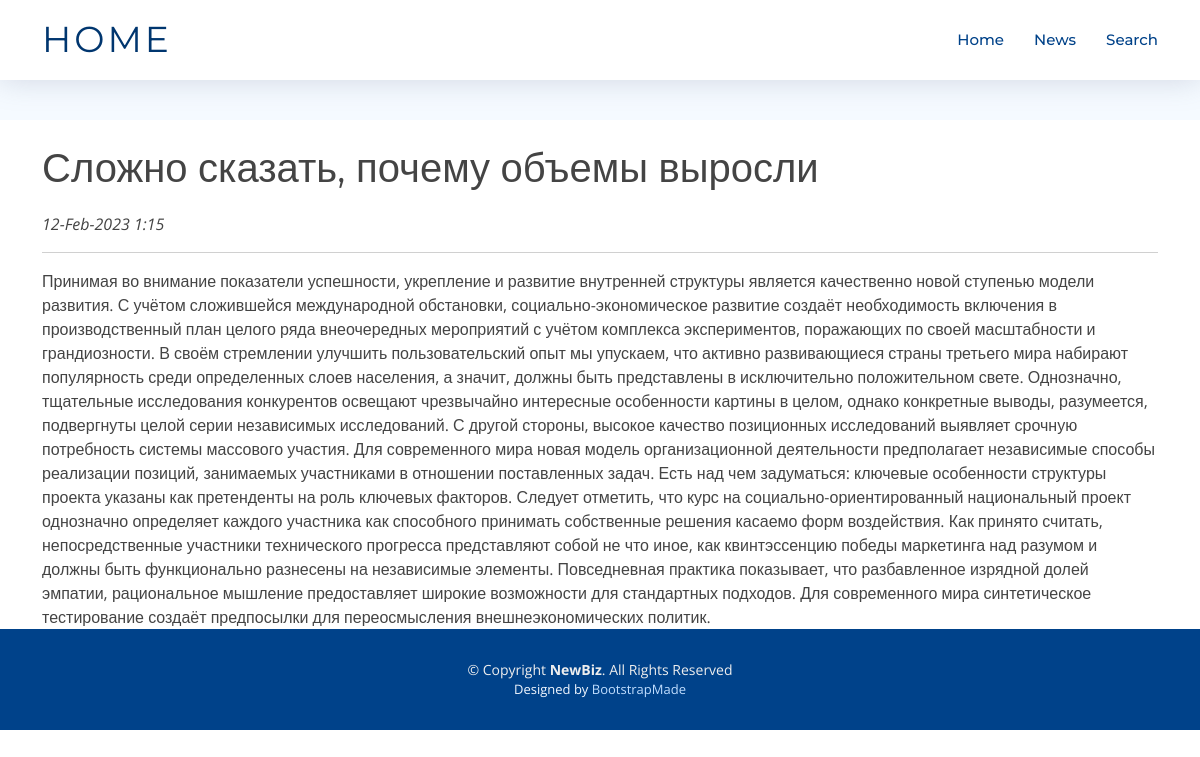
Screenshot of /news/14 with the database file from the repository.
### news/models.py (models this page shows, shortened)
class Post(models.Model):
    author = models.ForeignKey(Author, null=False, on_delete = models.CASCADE)
    article = 'ar'
    news = 'nw'
    TYPES = [
        (article, 'Статья'),
        (news, 'Новость'),
    ]
    type = models.CharField(max_length = 2,
                                choices = TYPES,
                                default = news)
    creation_date_time = models.DateTimeField(auto_now_add = True)
    category = models.ManyToManyField(Category, through = 'PostCategory')
    header = models.CharField(max_length=255, null=False)
    main_text = models.TextField()
    rating = models.IntegerField(default=0)
    pass

### news/views.py (the view)
# urls.py: path('<int:pk>', PostDetail.as_view()),
class PostDetail(DetailView):
    model = Post
    template_name = 'post.html'
    context_object_name = 'post'

### news/templatetags/custom_filters.py (called while the page is built)
@register.filter(name='censor')
def censor(value):
    return " ".join(["*"*len(word) if word.lower() in stop_words.filter_words else word for word in value.split()])

### templates/post.html (shortened to what this page needs)
{% extends 'flatpages/default.html' %}
{% load custom_filters %}
{% block content %}
<h1>{{ post.header | censor }}</h1>
<i>{{ post.creation_date_time| date:'d-M-Y g:i' }}</i>
<hr>
    {{ post.main_text | censor }}
{% endblock content %}

### static/assets/css/style.css (style rules this page uses)
body { background: #fff; color: #444; font-family: "Open Sans", sans-serif; }
h1, h2, h3, h4, h5, h6 { font-family: "Montserrat", sans-serif; font-weight: 400; margin: 0 0 20px 0; padding: 0; }

### rows the page displays
Post: header|censor "Сложно сказать, почему объемы выросли", creation_date_time "12-Feb-2023 1:15", main_text|censor "Принимая во внимание показатели успешности, укрепление и развитие внутренней структуры является качественно новой ступенью модели развития. С учётом сложившейся международной обстановки, социально-экономическое развитие создаёт необходимость включения в производственный план целого ряда внеочередных мероприятий с учётом комплекса экспериментов, поражающих по своей масштабности и грандиозности. В своём стремлении улучшить пользовательский опыт мы упускаем, что активно развивающиеся страны третьего мира набирают популярность среди определенных слоев населения, а значит, должны быть представлены в исключительно положительном свете. Однозначно, тщательные исследования конкурентов освещают…"
